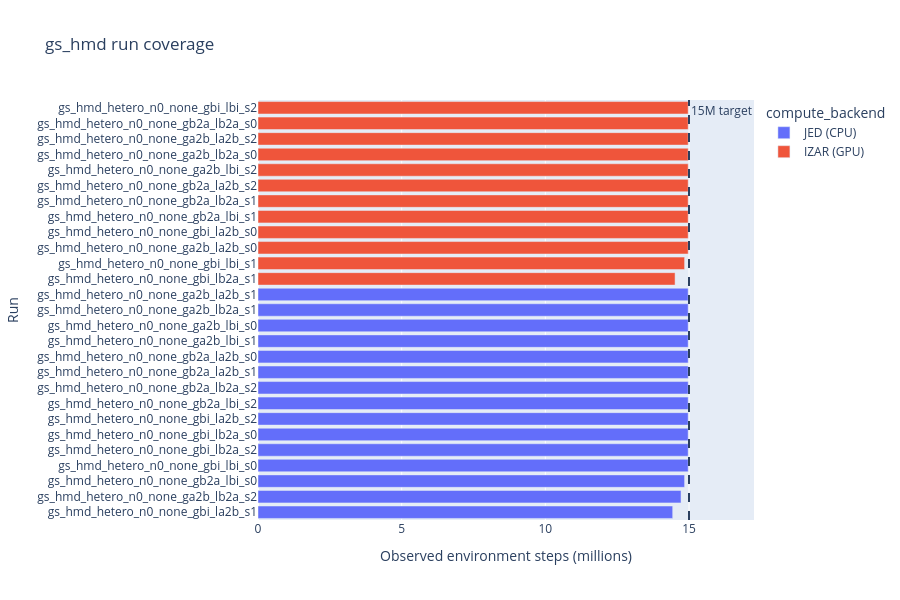

Write notebook code for a chart like this one.
### Markdown cell above
## Coverage

Because `time_limit` can stop a run before the 15M-step budget, check how far
each run actually got before trusting any endpoint comparison. A wide spread
here -- especially one that lines up with the compute backend -- is itself a
finding.

### Code cell
if history_df.empty:
    raise RuntimeError(
        "No history was loaded. Download the gs_hmd runs first, or set "
        "USE_LOCAL_CACHE_ONLY = False."
    )

observed_progress = (
    history_df.groupby("run_name", as_index=False)["step"]
    .max()
    .rename(columns={"step": "observed_steps"})
)
coverage = config_catalog.merge(observed_progress, on="run_name", how="left")
coverage["observed_steps_m"] = coverage["observed_steps"] / 1_000_000
coverage["completion_pct"] = (
    100 * coverage["observed_steps"] / coverage["configured_steps"]
)
coverage["has_history"] = coverage["observed_steps"].notna()

analysis_catalog = coverage[coverage["has_history"]].copy()

with pd.option_context("display.max_colwidth", None):
    display(
        coverage.sort_values(["generator_code", "load_code", "seed"])[
            [
                "direction_label",
                "seed",
                "run_name",
                "compute_backend",
                "observed_steps_m",
                "completion_pct",
                "has_history",
            ]
        ].round(2)
    )

print("Observed-step spread by backend:")
display(
    analysis_catalog.groupby("compute_backend", as_index=False).agg(
        runs=("run_name", "nunique"),
        min_steps_m=("observed_steps_m", "min"),
        median_steps_m=("observed_steps_m", "median"),
        max_steps_m=("observed_steps_m", "max"),
    ).round(2)
)

progress_plot = px.bar(
    coverage.sort_values("observed_steps_m"),
    x="observed_steps_m",
    y="run_name",
    color="compute_backend",
    orientation="h",
    hover_data=["direction_label", "seed"],
    title="gs_hmd run coverage",
    labels={
        "observed_steps_m": "Observed environment steps (millions)",
        "run_name": "Run",
    },
    height=max(600, 20 * len(coverage)),
)
progress_plot.add_vline(
    x=TARGET_BUDGET_STEPS / 1_000_000,
    line_dash="dash",
    annotation_text="15M target",
)
progress_plot.show()
print("done")

### Figure 1 — Plotly figure (JSON) as saved in the notebook; plotly's stock layout.template omitted (floating-point values rounded to 4 significant figures)
{"data": [{"customdata": [["g=bi · l=a2b", 1], ["g=a2b · l=b2a", 2], ["g=b2a · l=bi", 0], ["g=bi · l=bi", 0], ["g=bi · l=b2a", 2], ["g=bi · l=b2a", 0], ["g=bi · l=a2b", 2], ["g=b2a · l=bi", 2], ["g=b2a · l=b2a", 2], ["g=b2a · l=a2b", 1], ["g=b2a · l=a2b", 0], ["g=a2b · l=bi", 1], ["g=a2b · l=bi", 0], ["g=a2b · l=b2a", 1], ["g=a2b · l=a2b", 1]], "hovertemplate": "compute_backend=JED (CPU)<br>Observed environment steps (millions)=%{x}<br>Run=%{y}<br>direction_label=%{customdata[0]}<br>seed=%{customdata[1]}<extra></extra>", "legendgroup": "JED (CPU)", "marker": {"color": "#636efa", "pattern": {"shape": ""}}, "name": "JED (CPU)", "orientation": "h", "showlegend": true, "textposition": "auto", "type": "bar", "x": [14.43, 14.72, 14.85, 14.97, 14.97, 14.97, 14.97, 14.97, 14.97, 14.97, 14.97, 14.97, 14.97, 14.97, 14.97], "xaxis": "x", "y": ["gs_hmd_hetero_n0_none_gbi_la2b_s1", "gs_hmd_hetero_n0_none_ga2b_lb2a_s2", "gs_hmd_hetero_n0_none_gb2a_lbi_s0", "gs_hmd_hetero_n0_none_gbi_lbi_s0", "gs_hmd_hetero_n0_none_gbi_lb2a_s2", "gs_hmd_hetero_n0_none_gbi_lb2a_s0", "gs_hmd_hetero_n0_none_gbi_la2b_s2", "gs_hmd_hetero_n0_none_gb2a_lbi_s2", "gs_hmd_hetero_n0_none_gb2a_lb2a_s2", "gs_hmd_hetero_n0_none_gb2a_la2b_s1", "gs_hmd_hetero_n0_none_gb2a_la2b_s0", "gs_hmd_hetero_n0_none_ga2b_lbi_s1", "gs_hmd_hetero_n0_none_ga2b_lbi_s0", "gs_hmd_hetero_n0_none_ga2b_lb2a_s1", "gs_hmd_hetero_n0_none_ga2b_la2b_s1"], "yaxis": "y"}, {"customdata": [["g=bi · l=b2a", 1], ["g=bi · l=bi", 1], ["g=a2b · l=a2b", 0], ["g=bi · l=a2b", 0], ["g=b2a · l=bi", 1], ["g=b2a · l=b2a", 1], ["g=b2a · l=a2b", 2], ["g=a2b · l=bi", 2], ["g=a2b · l=b2a", 0], ["g=a2b · l=a2b", 2], ["g=b2a · l=b2a", 0], ["g=bi · l=bi", 2]], "hovertemplate": "compute_backend=IZAR (GPU)<br>Observed environment steps (millions)=%{x}<br>Run=%{y}<br>direction_label=%{customdata[0]}<br>seed=%{customdata[1]}<extra></extra>", "legendgroup": "IZAR (GPU)", "marker": {"color": "#EF553B", "pattern": {"shape": ""}}, "name": "IZAR (GPU)", "orientation": "h", "showlegend": true, "textposition": "auto", "type": "bar", "x": [14.52, 14.85, 14.97, 14.97, 14.97, 14.97, 14.97, 14.97, 14.97, 14.97, 14.97, 14.97], "xaxis": "x", "y": ["gs_hmd_hetero_n0_none_gbi_lb2a_s1", "gs_hmd_hetero_n0_none_gbi_lbi_s1", "gs_hmd_hetero_n0_none_ga2b_la2b_s0", "gs_hmd_hetero_n0_none_gbi_la2b_s0", "gs_hmd_hetero_n0_none_gb2a_lbi_s1", "gs_hmd_hetero_n0_none_gb2a_lb2a_s1", "gs_hmd_hetero_n0_none_gb2a_la2b_s2", "gs_hmd_hetero_n0_none_ga2b_lbi_s2", "gs_hmd_hetero_n0_none_ga2b_lb2a_s0", "gs_hmd_hetero_n0_none_ga2b_la2b_s2", "gs_hmd_hetero_n0_none_gb2a_lb2a_s0", "gs_hmd_hetero_n0_none_gbi_lbi_s2"], "yaxis": "y"}], "layout": {"annotations": [{"showarrow": false, "text": "15M target", "x": 15, "xanchor": "left", "xref": "x", "y": 1, "yanchor": "top", "yref": "y domain"}], "barmode": "relative", "height": 600, "legend": {"title": {"text": "compute_backend"}, "tracegroupgap": 0}, "shapes": [{"line": {"dash": "dash"}, "type": "line", "x0": 15, "x1": 15, "xref": "x", "y0": 0, "y1": 1, "yref": "y domain"}], "title": {"text": "gs_hmd run coverage"}, "xaxis": {"anchor": "y", "domain": [0, 1], "title": {"text": "Observed environment steps (millions)"}}, "yaxis": {"anchor": "x", "domain": [0, 1], "title": {"text": "Run"}}}}
